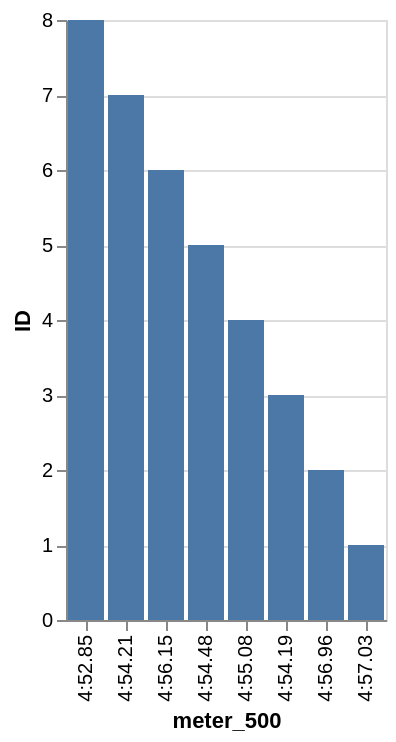

Source (Vega-Lite JSON):
### Vega-Lite specification from a JSON file in a GitHub repository (floating-point values rounded to 4 significant figures)
{"data": {"values": [{"x_data": "4:52.85", "y_data": 8}, {"x_data": "4:54.21", "y_data": 7}, {"x_data": "4:56.15", "y_data": 6}, {"x_data": "4:54.48", "y_data": 5}, {"x_data": "4:55.08", "y_data": 4}, {"x_data": "4:54.19", "y_data": 3}, {"x_data": "4:56.96", "y_data": 2}, {"x_data": "4:57.03", "y_data": 1}]}, "mark": "bar", "encoding": {"x": {"field": "x_data", "type": "nominal", "title": "meter_500", "sort": {"op": "sum", "field": "y_data", "order": "descending"}}, "y": {"field": "y_data", "type": "quantitative", "title": "ID"}}}
